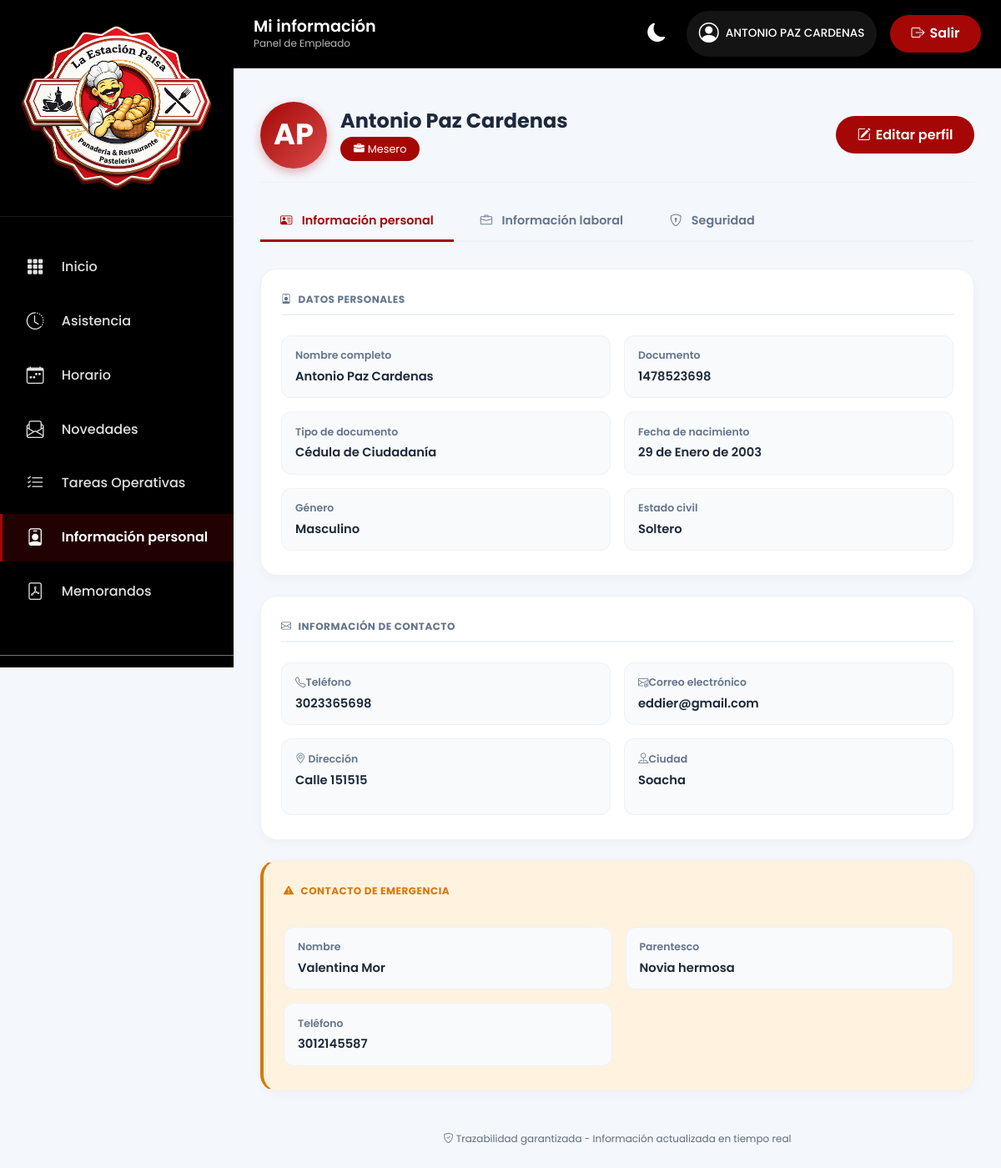
Before: /employee/profile/ (signed in) with the older database file.
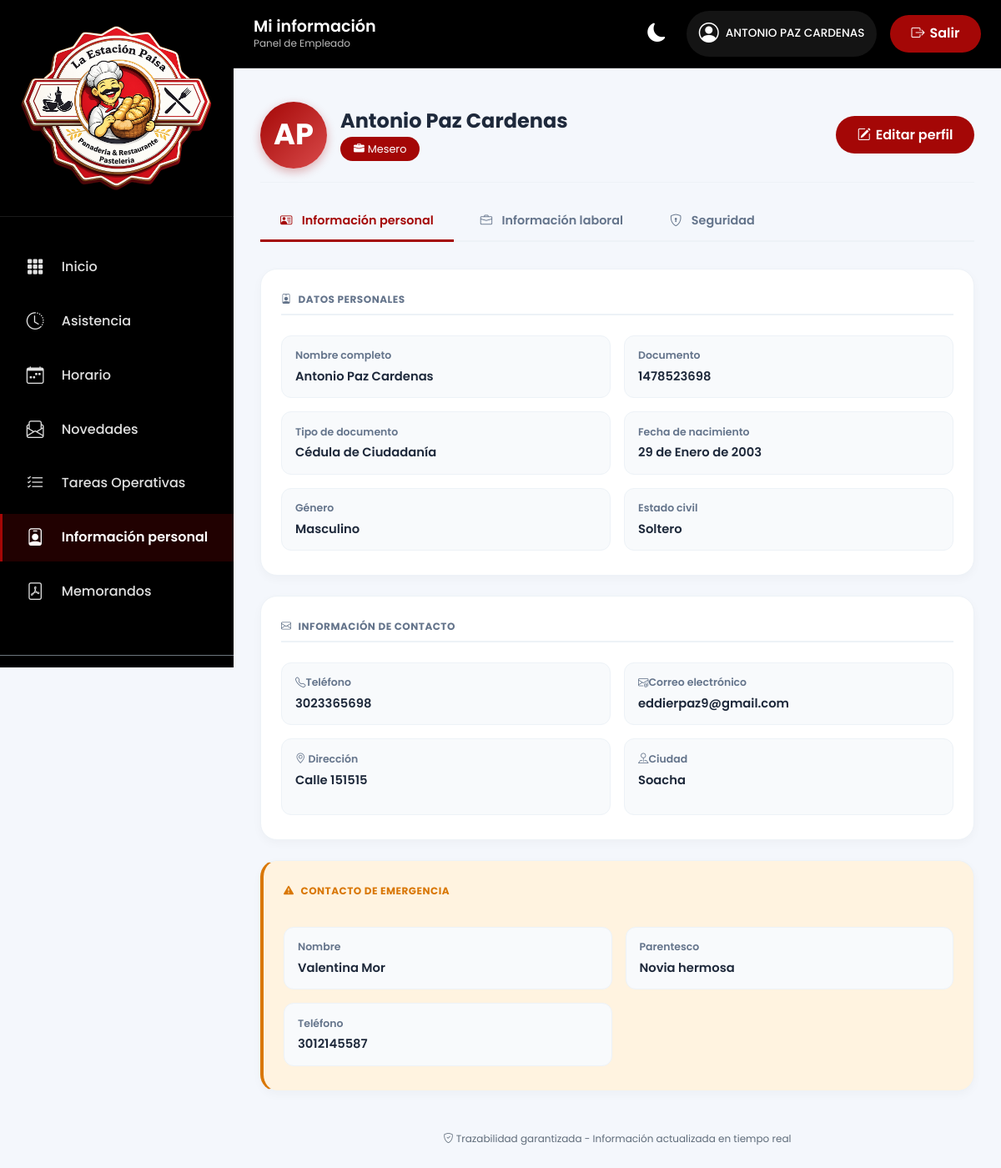
After: the same page with the newer database file.
### apps/usuarios/models.py (models this page shows, shortened)
class User(AbstractUser):
    ROLES = (
        ('admin', 'Administrador'),
        ('empleado', 'Empleado'),
    )
    class EstadoCuenta(models.TextChoices):
        PENDIENTE = 'PENDIENTE', 'Pendiente'
        ACTIVA = 'ACTIVA', 'Activa'
        SUSPENDIDA = 'SUSPENDIDA', 'Suspendida'
        INACTIVA = 'INACTIVA', 'Inactiva'
    rol = models.CharField(
        max_length=20,
        choices=ROLES,
        default='empleado'
    )
    estado_cuenta = models.CharField(
        max_length=20,
        choices=EstadoCuenta.choices,
        default=EstadoCuenta.PENDIENTE
    )
    debe_cambiar_password = models.BooleanField(
        default=True
    )
    fecha_primer_acceso = models.DateTimeField(
        null=True,
        blank=True,
        help_text="Se registra la primera vez que el usuario completa su cambio de contraseña obligatorio."
    )
    ESTADOS_QUE_PERMITEN_ACCESO = {EstadoCuenta.PENDIENTE, EstadoCuenta.ACTIVA}

class PerfilEmpleado(models.Model):
    TIPOS_DOCUMENTO = (
        ('CC', 'Cédula de Ciudadanía'),
        ('CE', 'Cédula de Extranjería'),
        ('TI', 'Tarjeta de Identidad'),
        ('PA', 'Pasaporte'),
    )
    GENEROS = (
        ('M', 'Masculino'),
        ('F', 'Femenino'),
        ('O', 'Otro'),
    )
    ESTADOS_CIVILES = (
        ('soltero', 'Soltero'),
        ('casado', 'Casado'),
        ('union_libre', 'Unión Libre'),
        ('divorciado', 'Divorciado'),
        ('viudo', 'Viudo'),
    )
    TIPOS_SANGRE = (
        ('O+', 'O+'),
        ('O-', 'O-'),
        ('A+', 'A+'),
        ('A-', 'A-'),
        ('B+', 'B+'),
        ('B-', 'B-'),
        ('AB+', 'AB+'),
        ('AB-', 'AB-'),
    )
    CARGOS = (
        ('mesero', 'Mesero'),
        ('cajero', 'Cajero'),
        ('pastelero', 'Pastelero'),
        ('panadero', 'Panadero'),
        ('cocina', 'Cocina'),
        ('buñuelero', 'Buñuelero'),
        ('greca', 'Greca'),
    )
    ESTADOS = (
        ('activo', 'Activo'),
        ('retirado', 'Retirado'),
    )
    user = models.OneToOneField(
        User,
        on_delete=models.CASCADE,
        related_name='perfil'
    )
    primer_nombre = models.CharField(max_length=50)
    segundo_nombre = models.CharField(
        max_length=50,
        blank=True
    )
    primer_apellido = models.CharField(max_length=50)
    segundo_apellido = models.CharField(
        max_length=50,
        blank=True
    )
    tipo_documento = models.CharField(
        max_length=2,
        choices=TIPOS_DOCUMENTO
    )
    numero_documento = models.CharField(
        max_length=20,
        unique=True
    )
    fecha_nacimiento = models.DateField(
        null=True,
        blank=True
    )
    genero = models.CharField(
        max_length=1,
        choices=GENEROS,
        blank=True
    )
    estado_civil = models.CharField(
        max_length=20,
        choices=ESTADOS_CIVILES,
        blank=True,
        null=True
    )
    tipo_sangre = models.CharField(
        max_length=3,
        choices=TIPOS_SANGRE,
        blank=True,
        null=True
    )
    telefono = models.CharField(max_length=20)
    correo = models.EmailField()
    ciudad = models.CharField(max_length=100)
    direccion = models.CharField(
        max_length=200,
        blank=True,
        null=True)
    contacto_emergencia = models.CharField(
        max_length=100,
        blank=True,
        null=True
    )
    parentesco_emergencia = models.CharField(
        max_length=50,
        blank=True,
        null=True
    )
    telefono_emergencia = models.CharField(
        max_length=20,
        blank=True,
        null=True
    )
    cargo = models.CharField(
        max_length=50,
        choices=CARGOS,
        blank=True,
        null=True
    )
    fecha_ingreso = models.DateField(
        blank=True,
        null=True
    )
    eps = models.CharField(
        max_length=100,
        blank=True,
        null=True
    )
    arl = models.CharField(
        max_length=100,
        blank=True,
        null=True
    )
    fondo_pension = models.CharField(
        max_length=100,
        blank=True,
        null=True
    )
    estado = models.CharField(
        max_length=20,
        choices=ESTADOS,
        default='activo'
    )
    fecha_creacion = models.DateTimeField(
        auto_now_add=True
    )
    fecha_actualizacion = models.DateTimeField(
        auto_now=True
    )
    def nombre_completo(self):
        return (
            f"{self.primer_nombre} "
            f"{self.segundo_nombre} "
            f"{self.primer_apellido} "
            f"{self.segundo_apellido}"
        ).strip()

### apps/usuarios/views.py (the view)
# urls.py: path('employee/profile/', views.employee_profile, name='employee_profile'),
@login_required
def employee_profile(request):
    perfil = request.user.perfil
    return render(
        request,
        "empleado/cuentas/cuentas.html",
        {
            "perfil": perfil
        }
    )

### templates/empleado/cuentas/cuentas.html (shortened to what this page needs)
{% extends 'empleado/base/base.html' %}
{% load static %}
{% block section_title %}Mi información{% endblock %}
{% block section_subtitle %}Panel de Empleado{% endblock %}
{% block active_perfil %}active{% endblock %}
{% block extra_css %}
<link rel="stylesheet" href="{% static 'css/empleado/cuentas.css' %}">
{% endblock %}
{% block content %}
<main class="dashboard-container">
    {% include "empleado/cuentas/informacion_personal.html" %}
    <footer>
        <i class="bi bi-shield-check"></i> Trazabilidad garantizada - Información actualizada en tiempo real
    </footer>
</main>
{% endblock %}

### templates/empleado/base/base.html (shortened to what this page needs)
{% load static %}
<!DOCTYPE html>
<html lang="es">
<head>
    <link href="https://cdn.jsdelivr.net/npm/bootstrap@5.3.0-alpha1/dist/css/bootstrap.min.css" rel="stylesheet">
    <link rel="stylesheet" href="https://cdn.jsdelivr.net/npm/bootstrap-icons@1.11.3/font/bootstrap-icons.min.css">
    <link href="https://cdn.jsdelivr.net/npm/select2@4.1.0-rc.0/dist/css/select2.min.css" rel="stylesheet" />
    <link rel="stylesheet" href="{% static 'css/base/variables.css' %}">
    <link rel="stylesheet" href="{% static 'css/base/base.css' %}">
    <link rel="stylesheet" href="{% static 'css/base/components.css' %}">
    <link rel="stylesheet" href="{% static 'css/base/toasts.css' %}">
    {% block extra_css %}{% endblock %}
</head>
<body>
    <div class="wrapper">
        <aside class="sidebar" id="sidebar">
            <div class="sidebar-header">
                <div class="logo-area">
                    <img src="{% static 'img/LOGO EMPRESA.png' %}" alt="Estación Paisa Logotipo" class="img-fluid">
                </div>
            </div>
            <nav class="nav-menu">
                <ul>
                    <li class="{% block active_inicio %}{% endblock %}">
                        <a href="{% url 'employee_dashboard' %}">
                            <i class="bi bi-grid-3x3-gap-fill"></i>
                            Inicio
                        </a>
                    </li>
                    <li class="{% block active_asistencia %}{% endblock %}">
                        <a href="{% url 'asistencia:empleado' %}">
                            <i class="bi bi-clock-history"></i>
                            Asistencia
                        </a>
                    </li>
                    <li class="{% block active_horario %}{% endblock %}">
                        <a href="{% url 'asistencia:empleado_horario' %}">
                            <i class="bi bi-calendar-week"></i>
                            Horario
                        </a>
                    </li>
                    <li class="{% block active_solicitudes %}{% endblock %}">
                        <a href="{% url 'novedades:solicitudes_empleado' %}">
                            <i class="bi bi-envelope-paper"></i>
                            Novedades
                        </a>
                    </li>
                    <li class="{% block active_tareas %}{% endblock %}">
                        <a href="{% url 'tareas:empleado_tareas_list' %}">
                            <i class="bi bi-list-check"></i>
                            Tareas Operativas
                        </a>
                    </li>
                    <li class="{% block active_perfil %}{% endblock %}">
                        <a href="{% url 'employee_profile' %}">
                            <i class="bi bi-person-badge"></i>
                            Información personal
                        </a>
                    </li>
                    <li class="{% block active_memorandos %}{% endblock %}">
                        <a href="{% url 'memorandos:memorandos_empleado' %}">
                            <i class="bi bi-file-pdf"></i>
                            Memorandos
                        </a>
                    </li>
                </ul>
            </nav>
            <div class="p-3 border-top border-secondary">
            </div>
        </aside>
        <div class="main-content">
            <header class="topbar">
                <div class="d-flex align-items-center gap-3">
                    <div class="company-info">
                        <h2>{% block section_title %}Panel Empleado{% endblock %}</h2>
                        <p>{% block section_subtitle %}Bienvenido al sistema{% endblock %}</p>
                    </div>
                </div>
                <div class="user-info">
                    <button class="theme-toggle" id="themeToggle" aria-label="Cambiar tema (claro/oscuro)" title="Cambiar tema">
                        <i class="bi bi-moon-fill" id="themeIcon"></i>
                    </button>
                    <div class="user-badge">
                        <a href="{% url 'employee_profile' %}"
                            class="d-flex align-items-center gap-2 text-decoration-none">
                            <i class="bi bi-person-circle fs-4"></i>
                            <span id="employeeNameHeader">
                                {{ request.user.perfil.nombre_completo|upper }}
                            </span>
                        </a>
                    </div>
                    <a href="{% url 'logout' %}" class="btn-primary-corporate">
                        <i class="bi bi-box-arrow-right"></i> Salir
                    </a>
                </div>
            </header>
            {% block content %}{% endblock %}
        </div>
    </div>
</body>
</html>

### templates/empleado/cuentas/informacion_personal.html (shortened to what this page needs)
<div class="employee-card">
    <div class="profile-header d-flex align-items-center gap-3 mb-4 flex-wrap">
        <div class="employee-avatar-large" id="avatarIniciales">
        </div>
        <div class="profile-info flex-grow-1">
            <h4 class="mb-1">{{ perfil.nombre_completo }}</h4>
            <div class="d-flex gap-2 flex-wrap">
                <span class="badge-role">
                    <i class="bi bi-briefcase-fill me-1"></i>{{ perfil.get_cargo_display }}
                </span>
            </div>
        </div>
        <button type="button" class="btn-primary-corporate" data-bs-toggle="modal" data-bs-target="#editarPerfilModal">
            <i class="bi bi-pencil-square"></i> Editar perfil
        </button>
    </div>
    <div class="custom-tabs-modern">
        <button type="button" class="tab-btn-custom active" data-tab="personal">
            <i class="bi bi-person-vcard"></i> Información personal
        </button>
        <button type="button" class="tab-btn-custom" data-tab="laboral">
            <i class="bi bi-briefcase"></i> Información laboral
        </button>
        <button type="button" class="tab-btn-custom" data-tab="seguridad">
            <i class="bi bi-shield-lock"></i> Seguridad
        </button>
    </div>
    <div class="tab-pane active" id="personal">
        <div class="info-card">
            <h6 class="card-title"><i class="bi bi-person-badge me-2"></i>Datos personales</h6>
            <div class="modal-detalle-grid">
                <div class="modal-detalle-item">
                    <span class="modal-detalle-label">Nombre completo</span>
                    <span class="modal-detalle-value">{{ perfil.nombre_completo }}</span>
                </div>
                <div class="modal-detalle-item">
                    <span class="modal-detalle-label">Documento</span>
                    <span class="modal-detalle-value">{{ perfil.numero_documento }}</span>
                </div>
                <div class="modal-detalle-item">
                    <span class="modal-detalle-label">Tipo de documento</span>
                    <span class="modal-detalle-value">{{ perfil.get_tipo_documento_display }}</span>
                </div>
                <div class="modal-detalle-item">
                    <span class="modal-detalle-label">Fecha de nacimiento</span>
                    <span class="modal-detalle-value">{{ perfil.fecha_nacimiento }}</span>
                </div>
                <div class="modal-detalle-item">
                    <span class="modal-detalle-label">Género</span>
                    <span class="modal-detalle-value">{{ perfil.get_genero_display }}</span>
                </div>
                <div class="modal-detalle-item">
                    <span class="modal-detalle-label">Estado civil</span>
                    <span class="modal-detalle-value">{{ perfil.get_estado_civil_display }}</span>
                </div>
            </div>
        </div>
        <div class="info-card">
            <h6 class="card-title"><i class="bi bi-envelope me-2"></i>Información de contacto</h6>
            <div class="modal-detalle-grid">
                <div class="modal-detalle-item">
                    <span class="modal-detalle-label"><i class="bi bi-telephone"></i>Teléfono</span>
                    <span class="modal-detalle-value">{{ perfil.telefono }}</span>
                </div>
                <div class="modal-detalle-item">
                    <span class="modal-detalle-label"><i class="bi bi-envelope-at"></i>Correo electrónico</span>
                    <span class="modal-detalle-value">{{ perfil.correo }}</span>
                </div>
                <div class="modal-detalle-item">
                    <span class="modal-detalle-label"><i class="bi bi-geo-alt"></i> Dirección</span>
                    <p class="modal-detalle-value">{{ perfil.direccion }}</p>
                </div>
                <div class="modal-detalle-item">
                    <span class="modal-detalle-label"><i class="bi bi-pin-map"></i>Ciudad</span>
                    <span class="modal-detalle-value">{{ perfil.ciudad }}</span>
                </div>
            </div>
        </div>
        <div class="info-card info-card-emergencia">
            <h6 class="card-title"><i class="bi bi-exclamation-triangle-fill me-2"></i>Contacto de emergencia</h6>
            <div class="modal-detalle-grid">
                <div class="modal-detalle-item">
                    <span class="modal-detalle-label">Nombre</span>
                    <span class="modal-detalle-value">{{ perfil.contacto_emergencia }}</span>
                </div>
                <div class="modal-detalle-item">
                    <span class="modal-detalle-label">Parentesco</span>
                    <span class="modal-detalle-value">{{ perfil.parentesco_emergencia }}</span>
                </div>
                <div class="modal-detalle-item">
                    <span class="modal-detalle-label">Teléfono</span>
                    <span class="modal-detalle-value">{{ perfil.telefono_emergencia }}</span>
                </div>
            </div>
        </div>
    </div>
</div>

Changed rows visible on the page:
changed PerfilEmpleado "Antonio Paz Cardenas": correo "eddier@gmail.com" → "eddierpaz9@gmail.com"
